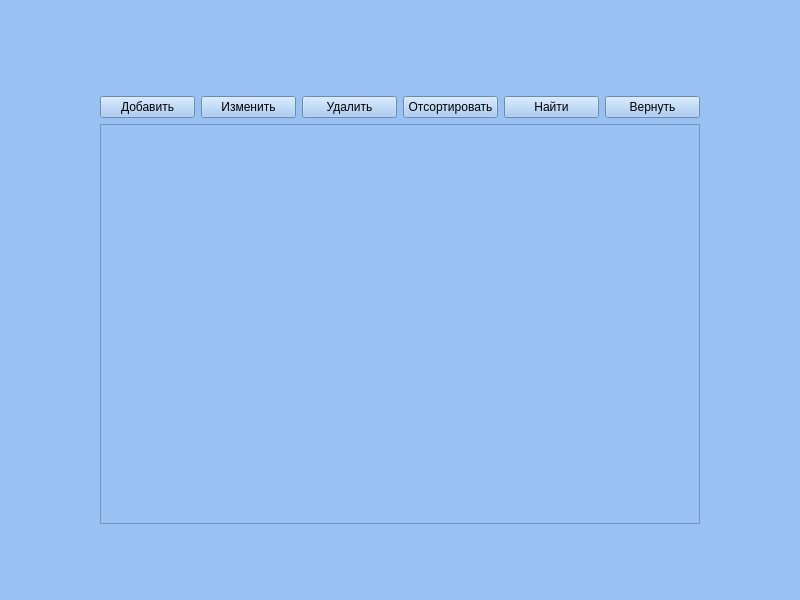
<?xml version="1.0" encoding="UTF-8"?>
<ui version="4.0">
 <class>Form</class>
 <widget class="QWidget" name="Form">
  <property name="geometry">
   <rect>
    <x>0</x>
    <y>0</y>
    <width>800</width>
    <height>600</height>
   </rect>
  </property>
  <property name="windowTitle">
   <string>Form</string>
  </property>
  <property name="styleSheet">
   <string notr="true">background-color: rgb(153, 193, 241)</string>
  </property>
  <layout class="QGridLayout" name="gridLayout_3">
   <item row="0" column="1">
    <spacer name="verticalSpacer_2">
     <property name="orientation">
      <enum>Qt::Vertical</enum>
     </property>
     <property name="sizeType">
      <enum>QSizePolicy::MinimumExpanding</enum>
     </property>
     <property name="sizeHint" stdset="0">
      <size>
       <width>20</width>
       <height>40</height>
      </size>
     </property>
    </spacer>
   </item>
   <item row="1" column="1">
    <layout class="QGridLayout" name="gridLayout_2">
     <item row="1" column="3">
      <widget class="QPushButton" name="sortServiceButton">
       <property name="text">
        <string>Отсортировать</string>
       </property>
      </widget>
     </item>
     <item row="1" column="4">
      <widget class="QPushButton" name="findServiceButton">
       <property name="text">
        <string>Найти</string>
       </property>
      </widget>
     </item>
     <item row="1" column="1">
      <widget class="QPushButton" name="changeServiceButton">
       <property name="text">
        <string>Изменить</string>
       </property>
      </widget>
     </item>
     <item row="1" column="2">
      <widget class="QPushButton" name="deleteServiceButton">
       <property name="text">
        <string>Удалить</string>
       </property>
      </widget>
     </item>
     <item row="0" column="0" colspan="6">
      <widget class="QLabel" name="errorServiceLabel">
       <property name="text">
        <string/>
       </property>
       <property name="alignment">
        <set>Qt::AlignCenter</set>
       </property>
      </widget>
     </item>
     <item row="1" column="0">
      <widget class="QPushButton" name="addServiceButton">
       <property name="text">
        <string>Добавить</string>
       </property>
      </widget>
     </item>
     <item row="1" column="5">
      <widget class="QPushButton" name="returnServiceButton">
       <property name="text">
        <string>Вернуть</string>
       </property>
      </widget>
     </item>
     <item row="2" column="0" colspan="6">
      <widget class="QListWidget" name="listServiceWidget">
       <property name="sizePolicy">
        <sizepolicy hsizetype="Fixed" vsizetype="Fixed">
         <horstretch>0</horstretch>
         <verstretch>0</verstretch>
        </sizepolicy>
       </property>
       <property name="minimumSize">
        <size>
         <width>600</width>
         <height>400</height>
        </size>
       </property>
       <property name="maximumSize">
        <size>
         <width>13333333</width>
         <height>400</height>
        </size>
       </property>
      </widget>
     </item>
    </layout>
   </item>
   <item row="1" column="0">
    <spacer name="horizontalSpacer">
     <property name="orientation">
      <enum>Qt::Horizontal</enum>
     </property>
     <property name="sizeType">
      <enum>QSizePolicy::MinimumExpanding</enum>
     </property>
     <property name="sizeHint" stdset="0">
      <size>
       <width>40</width>
       <height>20</height>
      </size>
     </property>
    </spacer>
   </item>
   <item row="2" column="1">
    <spacer name="verticalSpacer">
     <property name="orientation">
      <enum>Qt::Vertical</enum>
     </property>
     <property name="sizeType">
      <enum>QSizePolicy::MinimumExpanding</enum>
     </property>
     <property name="sizeHint" stdset="0">
      <size>
       <width>20</width>
       <height>40</height>
      </size>
     </property>
    </spacer>
   </item>
   <item row="1" column="2">
    <spacer name="horizontalSpacer_2">
     <property name="orientation">
      <enum>Qt::Horizontal</enum>
     </property>
     <property name="sizeType">
      <enum>QSizePolicy::MinimumExpanding</enum>
     </property>
     <property name="sizeHint" stdset="0">
      <size>
       <width>40</width>
       <height>20</height>
      </size>
     </property>
    </spacer>
   </item>
  </layout>
 </widget>
 <resources/>
 <connections/>
</ui>
